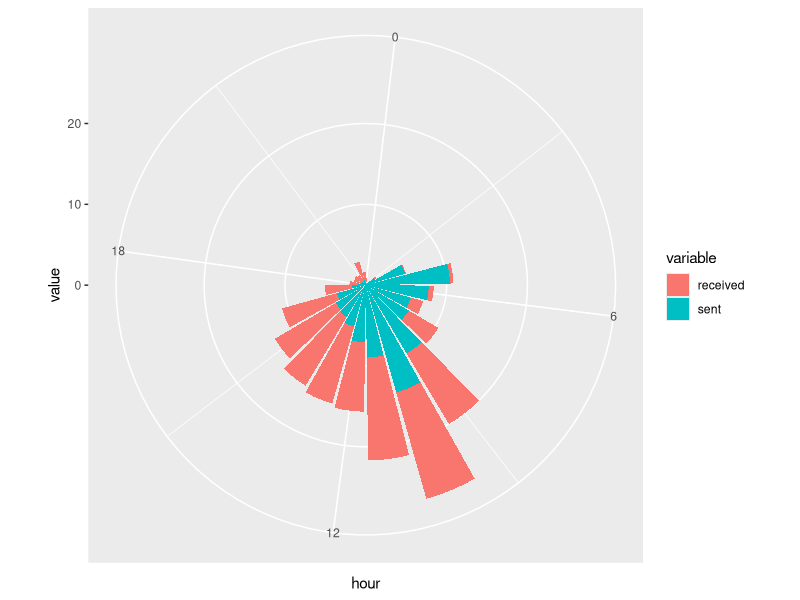

Recreate this plot in R.
library(reshape2)
library(ggplot2)

setwd("~/Developer/data-visualization-projects/WorkEmails")

inbox = read.csv('inbox_data.csv')
sent = read.csv('sent_data.csv')

aggregate_by_hour = function(data) {
  data$count = 1
  sum_by_hour = aggregate(data[c("count")], by=list(hour=data$hour), FUN=sum)
  total = sum(sum_by_hour$count)
  sum_by_hour$percent = (sum_by_hour$count/total)*100
  sum_by_hour
}

inbox_hourly = aggregate_by_hour(inbox)

sent_hourly = aggregate_by_hour(sent)
sent_hourly = rbind(sent_hourly, data.frame(hour=2,count=0,percent=0))
sent_hourly = sent_hourly[order(sent_hourly$hour),]

combo_hourly_percent = data.frame(hour=inbox_hourly$hour, received=inbox_hourly$percent, sent=sent_hourly$percent)
combo_hourly_percent_melt =  melt(combo_hourly_percent, id.vars = "hour")

ggplot(combo_hourly_percent_melt, aes(x = hour, y = value,fill=variable)) +
  scale_x_continuous(breaks=c(0,6,12,18), labels=c(0,6,12,18)) +
  geom_bar(stat='identity') + coord_polar()
